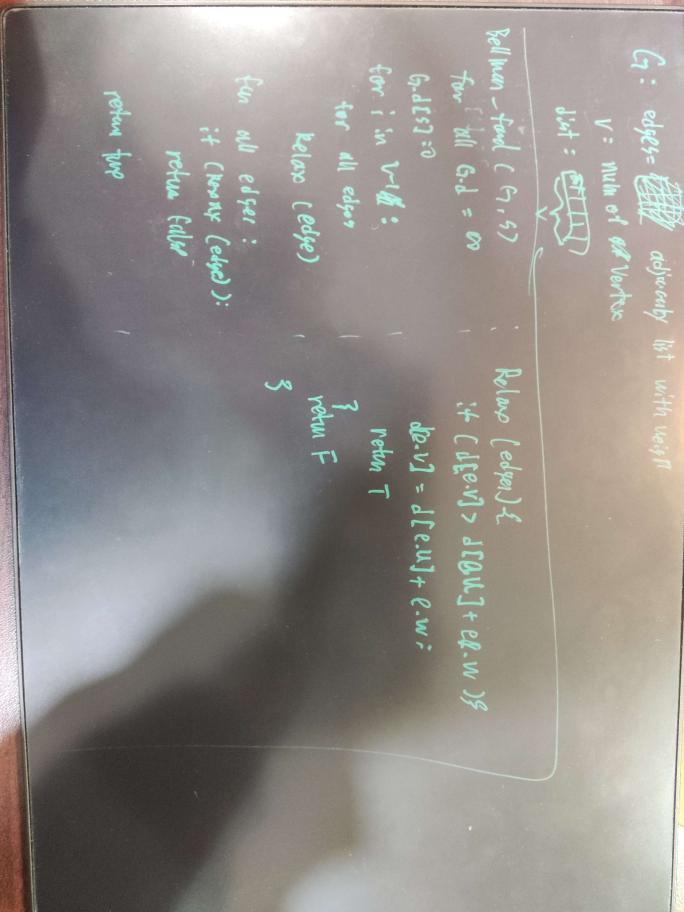
#> input picture websitev4/IMG.jpg, 684 x 912 px; its folder holds only this picture in this run
$ python -i ImageCombine_def.py   (imports and definitions only)
#> lines starting #> are read from the running program, lines starting #| are printed output that depends on the picture
import os
from PIL import Image
# [6 lines of commented-out code are left out]

def vertical(up_path, down_path, output_path):
    up = Image.open("websitev4/temporary/" + up_path)
    up_x = int(up_path.split("(")[1].split(")")[0].split(",")[0])
    up_y = int(up_path.split("(")[1].split(")")[0].split(",")[1])
    down = Image.open("websitev4/temporary/" + down_path)
    down_x = int(down_path.split("(")[1].split(")")[0].split(",")[0])
    down_y = int(down_path.split("(")[1].split(")")[0].split(",")[1])
    left = max(up_x, down_x)
    # top_right = max(up_x + up.width, down_x + down.width)
    combined_width = max(up_x + up.width, down_x + down.width) - min(up_x, down_x)
    combined_height = up.height + down.height
    combined_image = Image.new('RGBA', (combined_width, combined_height))
    combined_image.paste(up, (0, 0))
    combined_image.paste(down, (abs(up_x - down_x), up.height))
    combined_image.save(output_path.split("(")[0]+"(" + str(left) + "," + str(up_y) + ")" + ".png")

def horizontal(left_path, right_path, output_path):
    left = Image.open("websitev4/temporary/" + left_path)
    left_x = int(left_path.split("(")[1].split(")")[0].split(",")[0])
    left_y = int(left_path.split("(")[1].split(")")[0].split(",")[1])
    right = Image.open("websitev4/temporary/" + right_path)
    right_x = int(right_path.split("(")[1].split(")")[0].split(",")[0])
    right_y = int(right_path.split("(")[1].split(")")[0].split(",")[1])
    top = max(left_x, right_x)
    # top_right = max(left_x + left.width, right_x + right.width)
    combined_height = max(left_y + left.height, right_y + right.height) - min(left_y, right_y)
    combined_width = left.width + right.width
    combined_image = Image.new('RGBA', (combined_width, combined_height))
    combined_image.paste(left, (0, 0))
    combined_image.paste(right, (left.width, abs(left_y - right_y)))
    combined_image.save(output_path.split("(")[0]+"(" + str(left_x) + "," + str(top) + ")" + ".png")
def combine(images):
    output_path = "websitev4/temporary/" + images[0].split(".")[0]
    for image_path in images:
        image = Image.open("websitev4/temporary/" + image_path)
        x = int(image_path.split("(")[1].split(")")[0].split(",")[0])
        y = int(image_path.split("(")[1].split(")")[0].split(",")[1])
        for subimage_path in images:
            subimage = Image.open("websitev4/temporary/" + subimage_path)
            if subimage == image: continue
            sx = int(subimage_path.split("(")[1].split(")")[0].split(",")[0])
            sy = int(subimage_path.split("(")[1].split(")")[0].split(",")[1])
            if sy == (x+image.height): #down
                vertical(image_path, subimage_path, output_path)
                break
            elif sx == (x+image.width): #right
                horizontal(image_path, subimage_path, output_path)
                break
            elif y == (sy+subimage.height): #up
                vertical(subimage_path, image_path, output_path)
                break
            elif x == (sx+subimage.width): #left
                horizontal(subimage_path, image_path, output_path)
                break
    return os.listdir("websitev4/temporary/")

# [7 lines of commented-out code are left out]

>>> import cv2
>>> picture = cv2.imread('IMG.jpg', cv2.IMREAD_GRAYSCALE)
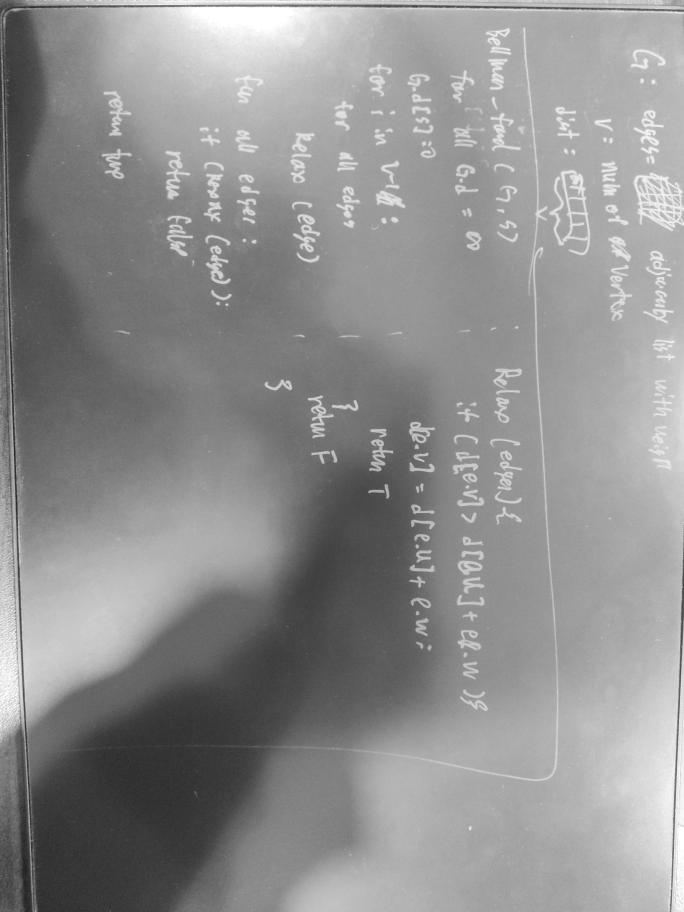
#> picture: shape (912, 684); min 31, max 255, mean 143.3
#> (the run stopped early here; a loop or call above may not have finished)
